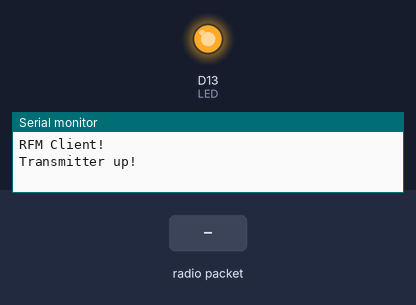
Simulated run of this sketch. Board: Arduino Zero (SAMD21). Parts: output pins drawn as LEDs (lit = HIGH), the last lines printed to the serial monitor. The test bench sets the inputs (shaded band). No radio packets arrive unless stated.

Above: at 0.1 s.
At 2.2 s:
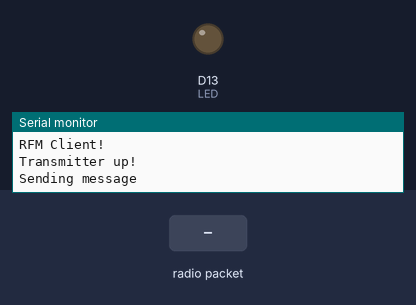
2.3 s: radio packet "1" arrives
Timing chart, 0 to 5.3 s (numbered marks = the images above; inputs shaded):
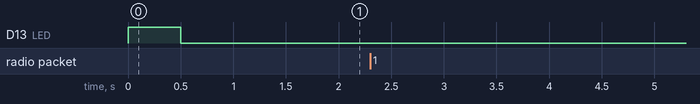

The sketch:

Samd21_PRF_Client.ino
```cpp
/*
  Both the TX and RX ProRF boards will need a wire antenna. We recommend a 3" piece of wire.
  This example is a modified version of the example provided by the Radio Head
  Library which can be found here:
  www.github.com/PaulStoffregen/RadioHeadd
*/

#include <SPI.h>

//Radio Head Library:
#include <RH_RF95.h>

// We need to provide the RFM95 module's chip select and interrupt pins to the
// rf95 instance below.On the SparkFun ProRF those pins are 12 and 6 respectively.
RH_RF95 rf95(12, 6);

int LED = 13; //Status LED is on pin 13

int packetCounter = 0; //Counts the number of packets sent
long timeSinceLastPacket = 0; //Tracks the time stamp of last packet received

// The broadcast frequency is set to 921.2, but the SADM21 ProRf operates
// anywhere in the range of 902-928MHz in the Americas.
// Europe operates in the frequencies 863-870, center frequency at 868MHz.
// This works but it is unknown how well the radio configures to this frequency:
//float frequency = 864.1;
float frequency = 921.2; //Broadcast frequency

void setup()
{
  pinMode(LED, OUTPUT);

  SerialUSB.begin(9600);
  // It may be difficult to read serial messages on startup. The following line
  // will wait for serial to be ready before continuing. Comment out if not needed.
  while(!SerialUSB);
  SerialUSB.println("RFM Client!");

  //Initialize the Radio.
  if (rf95.init() == false){
    SerialUSB.println("Radio Init Failed - Freezing");
    while (1);
  }
  else{
    //An LED inidicator to let us know radio initialization has completed.
    SerialUSB.println("Transmitter up!");
    digitalWrite(LED, HIGH);
    delay(500);
    digitalWrite(LED, LOW);
    delay(500);
  }

  // Set frequency
  rf95.setFrequency(frequency);

   // The default transmitter power is 13dBm, using PA_BOOST.
   // If you are using RFM95/96/97/98 modules which uses the PA_BOOST transmitter pin, then
   // you can set transmitter powers from 5 to 23 dBm:
   // Transmitter power can range from 14-20dbm.
   rf95.setTxPower(14, false);
}


void loop()
{
  SerialUSB.println("Sending message");

  //Send a message to the other radio
  uint8_t toSend[] = "Hi there!";
  //sprintf(toSend, "Hi, my counter is: %d", packetCounter++);
  rf95.send(toSend, sizeof(toSend));
  rf95.waitPacketSent();

  // Now wait for a reply
  byte buf[RH_RF95_MAX_MESSAGE_LEN];
  byte len = sizeof(buf);

  if (rf95.waitAvailableTimeout(2000)) {
    // Should be a reply message for us now
    if (rf95.recv(buf, &len)) {
      SerialUSB.print("Got reply: ");
      SerialUSB.println((char*)buf);
      //SerialUSB.print(" RSSI: ");
      //SerialUSB.print(rf95.lastRssi(), DEC);
    }
    else {
      SerialUSB.println("Receive failed");
    }
  }
  else {
    SerialUSB.println("No reply, is the receiver running?");
  }
  delay(500);
}
```
